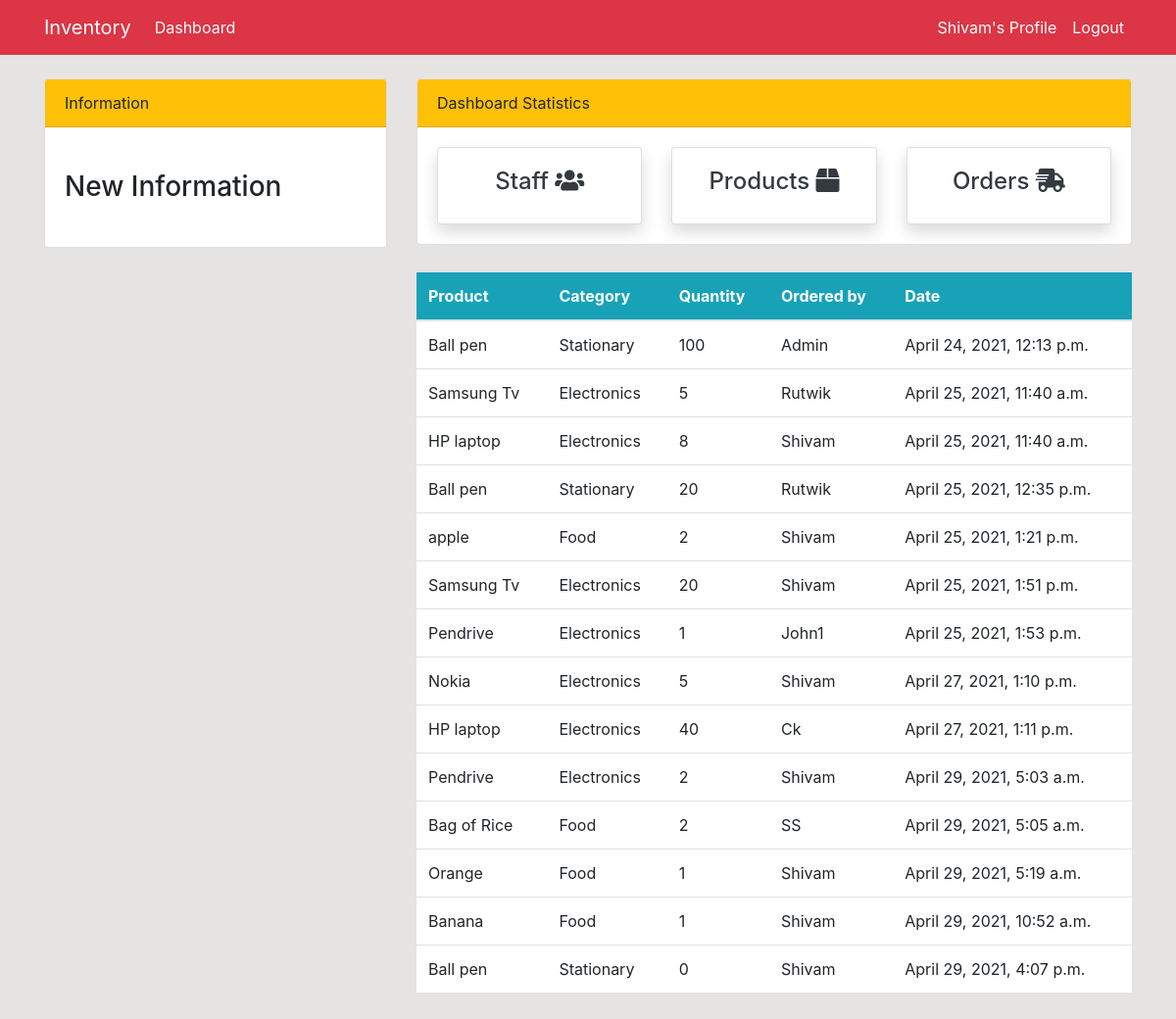
/order/ (signed in), run on the app's committed database.
### dashboard/models.py (models this page shows, shortened)
class Order(models.Model):
    product = models.ForeignKey(Product, on_delete=models.CASCADE, null=True)
    staff = models.ForeignKey(User, models.CASCADE, null=True)
    order_quantity = models.PositiveIntegerField(null=True)
    date = models.DateTimeField(auto_now_add=True, blank=True)

class Product(models.Model):
    name = models.CharField(max_length=100, null=True)
    category = models.CharField(max_length=20, choices=CATEGORY, null=True)
    quantity = models.PositiveIntegerField(null=True)
    def __str__(self):
        return f'{self.name}'

### dashboard/views.py (the view)
# urls.py: path('order/', views.order, name='dashboard-order'),
@login_required(login_url='user-login')
def order(request):
    orders = Order.objects.all()
    context = {
        'orders': orders,
    }
    return render(request, 'dashboard/order.html', context)

### templates/dashboard/order.html (shortened to what this page needs)
{% extends 'partials/base.html' %}
{% block content %}
{% include 'partials/topnav.html' %}
<div class="row my-4">
    <div class="col-md-4"></div>
    <div class="col-md-8">
        <table class="table bg-white">
            <thead class="bg-info text-white">
                <tr>
                    <th scope="col">Product</th>
                    <th scope="col">Category</th>
                    <th scope="col">Quantity</th>
                    <th scope="col">Ordered by</th>
                    <th scope="col">Date</th>
                </tr>
            </thead>
            <tbody>
                {% for order in orders %}
                <tr>
                    <td>{{ order.product }}</td>
                    <td>{{ order.product.category }}</td>
                    <td>{{ order.order_quantity }}</td>
                    <td>{{ order.staff.username }}</td>
                    <td>{{ order.date }}</td>
                </tr>
                {% endfor %}
            </tbody>
        </table>
    </div>
</div>
{% endblock %}

### templates/partials/nav.html (shortened to what this page needs)
<nav class="navbar navbar-expand-sm navbar-info bg-danger">
    <div class="container">
        {% if user.is_authenticated %}
        <a class="navbar-brand text-white" href="{% url 'dashboard-index' %}">Inventory</a>
        <div class="collapse navbar-collapse" id="navbarSupportedContent">
            <ul class="navbar-nav mr-auto">
                <li class="nav-item active">
                    <a class="nav-link text-white" href="{% url 'dashboard-index' %}">Dashboard </a>
                </li>
            </ul>
            <ul class="navbar-nav ml-auto">
                <li class="nav-item active">
                    <a class="nav-link text-white" href="{% url 'user-profile' %}"> {{user.username}}'s Profile
                        <span class="sr-only">(current)</span></a>
                </li>
                <li class="nav-item">
                    <a class="nav-link text-white" href="{% url 'user-logout' %}">Logout</a>
                </li>
            </ul>
            {% endif %}
        </div>
    </div>
</nav>

### static/style.css (style rules this page uses)
body { background:rgb(230,227,227); }

### data on the page
Order: product "Ball pen", product.category "Stationary", order_quantity "100", staff.username "Admin", date "April 24, 2021, 12:13 p.m."
Order: product "Samsung Tv", product.category "Electronics", order_quantity "5", staff.username "Rutwik", date "April 25, 2021, 11:40 a.m."
Order: product "HP laptop", product.category "Electronics", order_quantity "8", staff.username "Shivam", date "April 25, 2021, 11:40 a.m."
Order: product "Ball pen", product.category "Stationary", order_quantity "20", staff.username "Rutwik", date "April 25, 2021, 12:35 p.m."
Order: product "apple", product.category "Food", order_quantity "2", staff.username "Shivam", date "April 25, 2021, 1:21 p.m."
Order: product "Samsung Tv", product.category "Electronics", order_quantity "20", staff.username "Shivam", date "April 25, 2021, 1:51 p.m."
Order: product "Pendrive", product.category "Electronics", order_quantity "1", staff.username "John1", date "April 25, 2021, 1:53 p.m."
Order: product "Nokia", product.category "Electronics", order_quantity "5", staff.username "Shivam", date "April 27, 2021, 1:10 p.m."
Order: product "HP laptop", product.category "Electronics", order_quantity "40", staff.username "Ck", date "April 27, 2021, 1:11 p.m."
Order: product "Pendrive", product.category "Electronics", order_quantity "2", staff.username "Shivam", date "April 29, 2021, 5:03 a.m."
Order: product "Bag of Rice", product.category "Food", order_quantity "2", staff.username "SS", date "April 29, 2021, 5:05 a.m."
Order: product "Orange", product.category "Food", order_quantity "1", staff.username "Shivam", date "April 29, 2021, 5:19 a.m."
Order: product "Banana", product.category "Food", order_quantity "1", staff.username "Shivam", date "April 29, 2021, 10:52 a.m."
Order: product "Ball pen", product.category "Stationary", order_quantity "0", staff.username "Shivam", date "April 29, 2021, 4:07 p.m."

### other printed values
{{ user.username }} "Shivam"
